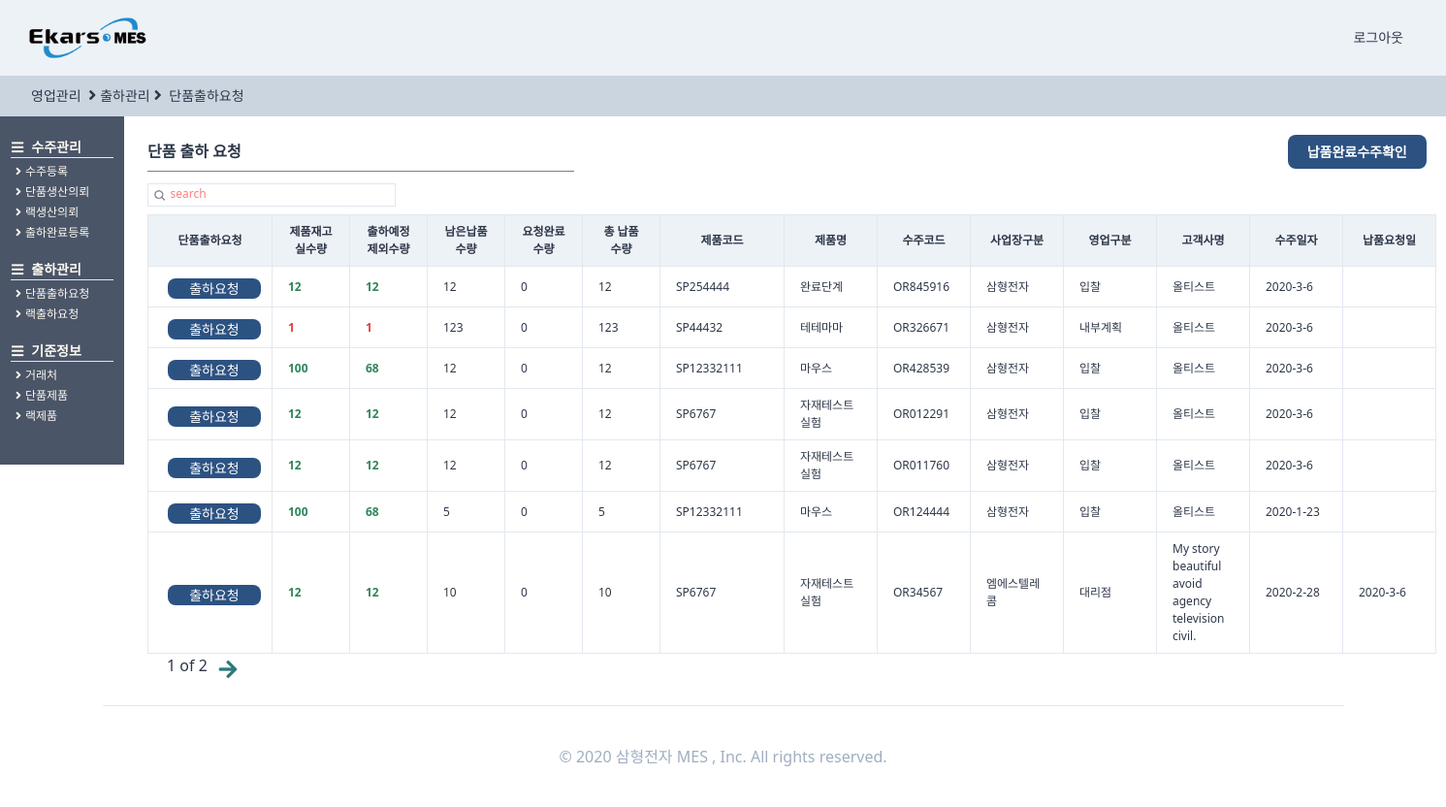
Page /stocksingle/ordersingleout/ (signed in) on the earlier database version.
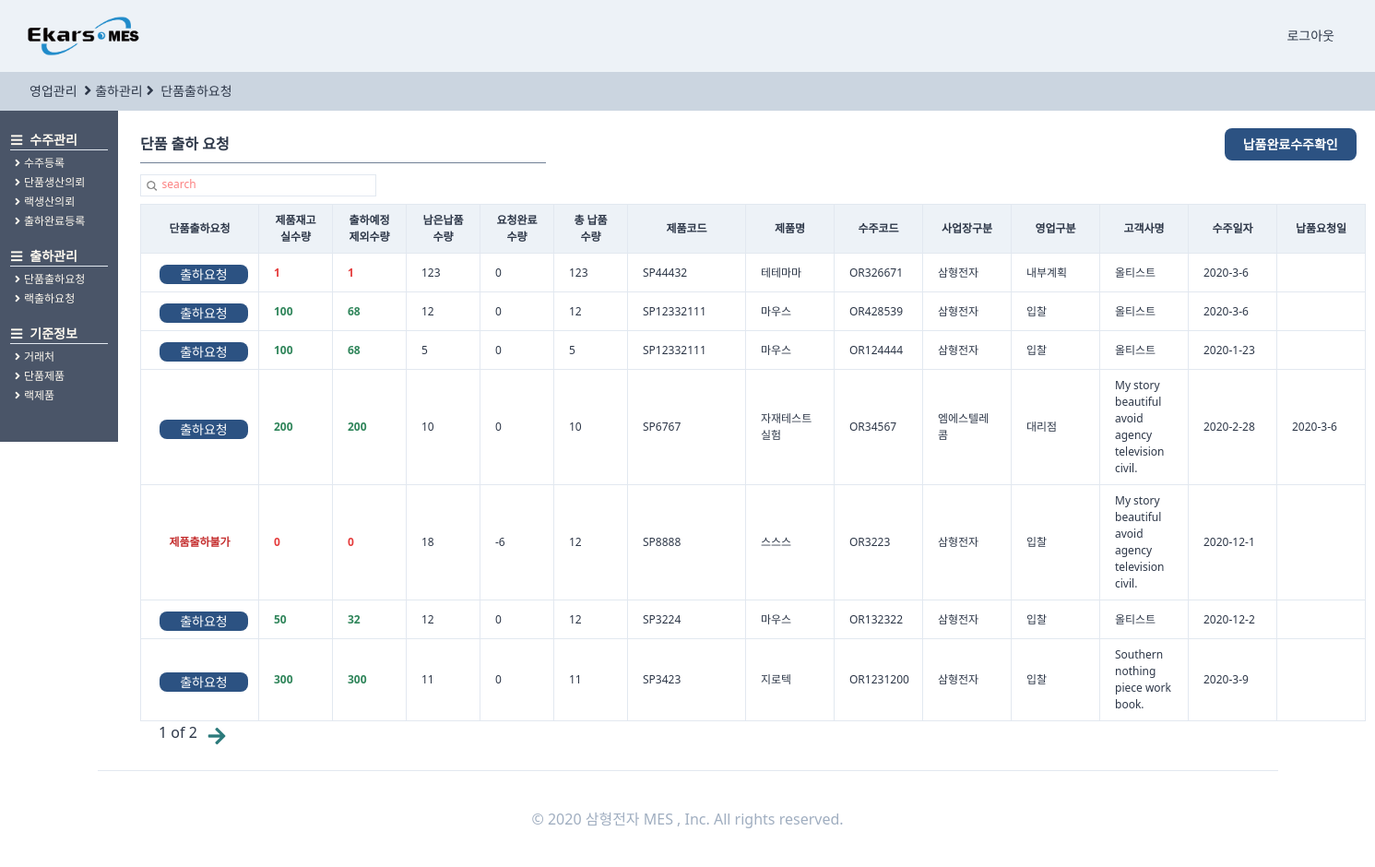
Same page on the later database version.
### orders/models.py (models this page shows, shortened)
class OrderRegister(TimeStampedModel):
    입찰 = "입찰"
    대리점 = "대리점"
    AS = "A/S"
    내부계획 = "내부계획"
    영업구분_CHOICES = ((입찰, "입찰"), (대리점, "대리점"), (AS, "A/S"), (내부계획, "내부계획"))
    삼형전자 = "삼형전자"
    엠에스텔레콤 = "엠에스텔레콤"
    사업장구분_CHOICES = (
        (삼형전자, "삼형전자"),
        (엠에스텔레콤, "엠에스텔레콤"),
    )
    출하완료 = "출하완료"
    출하미완료 = "출하미완료"
    출하구분_CHOICES = (
        (출하완료, "출하완료"),
        (출하미완료, "출하미완료"),
    )
    단품 = "단품"
    랙 = "랙"
    제품구분_CHOICES = (
        (단품, "단품"),
        (랙, "랙"),
    )
    랙생산의뢰 = models.ForeignKey(
        "self", related_name="단품생산의뢰", on_delete=models.SET_NULL, null=True, blank=True
    )
    작성자 = models.ForeignKey(
        users_models.User,
        related_name="수주등록",
        on_delete=models.SET_NULL,
        null=True,
        blank=True,
    )
    수주코드 = models.CharField(max_length=50)
    영업구분 = models.CharField(choices=영업구분_CHOICES, max_length=10, blank=True, default=입찰)
    제품구분 = models.CharField(choices=제품구분_CHOICES, max_length=10, blank=True, default=단품)
    사업장구분 = models.CharField(
        choices=사업장구분_CHOICES, max_length=10, blank=True, default=삼형전자
    )
    수주일자 = models.DateField(auto_now=False, auto_now_add=False)
    고객사명 = models.ForeignKey(
        SI_models.CustomerPartner,
        related_name="수주등록",
        on_delete=models.SET_NULL,
        null=True,
        blank=True,
    )
    현장명 = models.CharField(max_length=50)
    납품요청일 = models.DateField(auto_now=False, auto_now_add=False, blank=True, null=True)
    납품수량 = models.IntegerField()
    특이사항 = models.TextField(blank=True)
    단품모델 = models.ForeignKey(
        SI_models.SingleProduct,
        related_name="수주등록",
        on_delete=models.SET_NULL,
        null=True,
        blank=True,
    )
    랙모델 = models.ForeignKey(
        SI_models.RackProduct,
        related_name="수주등록",
        on_delete=models.SET_NULL,
        null=True,
        blank=True,
    )
    출하구분 = models.CharField(
        choices=출하구분_CHOICES, max_length=10, blank=True, default=출하미완료
    )
    class Meta:
        verbose_name = "수주등록"
        verbose_name_plural = "수주등록"
    def singlestock(self):
        return self.단품모델.단품재고.실수량
    def singlestockincludeexception(self):
        return self.단품모델.단품재고.출하요청제외수량
    def leftsingle(self):
        left = 0
        try:
            for q in self.단품출하요청.all():
                left += q.출하요청수량
        except:
            pass
        return left
    def needtoout(self):
        needtoout = self.납품수량 - self.leftsingle()
        return needtoout

### stocksingle/models.py (models this page shows, shortened)
class StockOfSingleProduct(TimeStampedModel):
    단품 = models.OneToOneField(
        SI_models.SingleProduct, related_name="단품재고", on_delete=models.CASCADE
    )
    실수량 = models.IntegerField(null=True, blank=True, default=0)
    입고요청포함수량 = models.IntegerField(null=True, blank=True, default=0)
    출하요청제외수량 = models.IntegerField(null=True, blank=True, default=0)
    class Meta:
        verbose_name = "단품재고"
        verbose_name_plural = "단품재고"

class StockOfSingleProductOutRequest(TimeStampedModel):
    수주AS_CHOICES = (("수주", "수주"), ("AS", "AS"))
    수주AS = models.CharField(
        choices=수주AS_CHOICES, max_length=10, default="수주", null=True, blank=True,
    )
    단품 = models.ForeignKey(
        SI_models.SingleProduct,
        related_name="단품출하요청",
        on_delete=models.CASCADE,
        null=True,
        blank=True,
    )
    수주 = models.ForeignKey(
        orders_models.OrderRegister,
        related_name="단품출하요청",
        on_delete=models.CASCADE,
        null=True,
        blank=True,
    )
    AS = models.ForeignKey(
        AS_models.ASVisitContents,
        related_name="단품출하요청",
        on_delete=models.CASCADE,
        null=True,
        blank=True,
    )
    고객사 = models.ForeignKey(
        SI_models.CustomerPartner,
        related_name="단품출하요청",
        on_delete=models.SET_NULL,
        null=True,
        blank=True,
    )
    출하요청수량 = models.IntegerField()
    출하요청자 = models.ForeignKey(
        users_models.User, related_name="단품출하요청", on_delete=models.SET_NULL, null=True,
    )
    출하요청일 = models.DateField(auto_now=False, auto_now_add=True)
    출하희망일 = models.DateField(auto_now=False, auto_now_add=False, null=True, blank=True)
    class Meta:
        verbose_name = "단품출하요청"
        verbose_name_plural = "단품출하요청"

### StandardInformation/models.py (models this page shows, shortened)
class SingleProduct(TimeStampedModel):
    작성자 = models.ForeignKey(
        "users.User", related_name="단품제품작성자", on_delete=models.SET_NULL, null=True
    )
    작성일 = models.DateField(auto_now=True, auto_now_add=False)
    모델코드 = models.CharField(max_length=80, blank=True)
    모델명 = models.CharField(max_length=30, blank=True)
    규격 = models.CharField(max_length=80, blank=True)
    단위 = models.CharField(max_length=10, blank=True)
    단가 = models.IntegerField(null=True)
    class Meta:
        verbose_name = "단품제품"
        verbose_name_plural = "단품제품"

class CustomerPartner(TimeStampedModel):
    고객 = "고객"
    대리점 = "대리점"
    공급처 = "공급처"
    거래처_CHOICES = (
        (고객, "고객"),
        (대리점, "대리점"),
        (공급처, "공급처"),
    )
    고객작성자 = models.ForeignKey(
        "users.User", related_name="고객거래처작성자", on_delete=models.SET_NULL, null=True
    )
    작성일 = models.DateField(auto_now=True, auto_now_add=False)
    거래처구분 = models.CharField(choices=거래처_CHOICES, max_length=4, default=공급처)
    거래처코드 = models.CharField(max_length=50, null=True)
    거래처명 = models.CharField(max_length=70, null=True)
    사업자등록번호 = models.CharField(max_length=50, null=True)
    고객담당자 = models.ForeignKey(
        "users.User", related_name="고객거래처담당자", on_delete=models.SET_NULL, null=True
    )
    연락처 = models.CharField(max_length=50, blank=True)
    이메일 = models.EmailField(max_length=254)
    사업장주소 = models.CharField(max_length=70, blank=True, null=True)
    사업자등록증첨부 = models.FileField(blank=True, null=True)
    특이사항 = models.TextField(blank=True, null=True)
    사용여부 = models.BooleanField(default=False)
    class Meta:
        verbose_name = "고객"
        verbose_name_plural = "고객"
    def __str__(self):
        return self.거래처명

### stocksingle/views.py (the view, shortened to what this page needs)
# urls.py: path("ordersingleout/", views.ordersingleout, name="ordersingleout"),
def ordersingleout(request):
    user = request.user
    search = request.GET.get("search")
    if search is None:
        order = (
            OR_models.OrderRegister.objects.filter(제품구분="단품")
            .filter(작성자=user)
            .filter(출하구분="출하미완료")
            .order_by("-created")
        )
        s_bool = False
    pagediv = 7
    totalpage = int(math.ceil(len(order) / pagediv))
    paginator = Paginator(order, pagediv, orphans=0)
    page = request.GET.get("page", "1")
    order = paginator.get_page(page)
    nextpage = int(page) + 1
    previouspage = int(page) - 1
    notsamebool = True
    nonpage = False
    if totalpage == 0:
        nonpage = True
    if int(page) == totalpage:
        notsamebool = False
    if (search is None) or (search == ""):
        search = "search"
    return render(
        request,
        "stocksingle/ordersingleout.html",
        {
            "order": order,
            "search": search,
            "page": page,
            "totalpage": totalpage,
            "notsamebool": notsamebool,
            "nextpage": nextpage,
            "previouspage": previouspage,
            "s_bool": s_bool,
            "nonpage": nonpage,
            "최종검사완료": "최종검사완료",
            "최종검사의뢰완료": "최종검사의뢰완료",
            "수주등록완료": "수주등록완료",
            "생산의뢰완료": "생산의뢰완료",
            "None": None,
            "no": "",
        },
    )

### templates/stocksingle/ordersingleout.html (shortened to what the changed rows need)
{%extends "orders/ordershome.html"%}
{%load static%}
{%block main_contens%}
<div class="w-11/12 h-full ml-32 -mt-6 font-normal pt-12 flex flex-row">
    <div class="flex flex-col p-6 w-full ">
        <div class="flex ">
            <div class="flew flex-col">
                <table class="table-fixed font-light text-xs w-full">
                    <thead>
                        <tr>
                            <th class="border bg-gray-200 px-2 py-2   w-32">단품출하요청</th>
                            <th class="border bg-gray-200 px-2 py-2 w-20">제품재고<div>실수량</div>
                            </th>
                            <th class="border bg-gray-200 px-2 py-2 w-20">출하예정<div>제외수량</div>
                            </th>
                            <th class="border bg-gray-200 px-2 py-2 w-20">남은납품<div>수량</div>
                            </th>
                            <th class="border bg-gray-200 px-2 py-2 w-20">요청완료<div>수량</div>
                            </th>
                            <th class="border bg-gray-200 px-4 py-2 w-20 text-xs">총 납품<div>수량</div>
                            </th>
                            <th class="border bg-gray-200 px-4 py-2 w-32">제품코드</th>
                            <th class="border bg-gray-200 px-4 py-2 w-24">제품명</th>
                            <th class="border bg-gray-200 px-4 py-2 w-24">수주코드</th>
                            <th class="border bg-gray-200 px-4 py-2 w-24">사업장구분</th>
                            <th class="border bg-gray-200 px-4 py-2 w-24">영업구분</th>
                            <th class="border bg-gray-200 px-4 py-2 w-24">고객사명</th>
                            <th class="border bg-gray-200 px-4 py-2 w-24">수주일자</th>
                            <th class="border bg-gray-200 px-4 py-2 w-24">납품요청일</th>
                        </tr>
                    </thead>
                    <tbody>
                        {%for list in order%}
                        <tr>
                            <td
                                class="border px-2 py-2 font-bold
                            text-blue-800 justify-center text-center {%if list.needtoout <= 0%} bg-gray-500 text-white{%endif%}">
                                {%if list.needtoout <= 0%}
                                <a href="{%url "orders:endorderforoutforstock" list.pk %}">
                                    <div class="btn-link bg-green-700 hover:bg-teal-800 hover:font-bold mt-1 mb-0 ml-3">
                                        남품완료
                                    </div>
                                </a>
                                {%else%}
                                {%if list.singlestockincludeexception == no or list.singlestockincludeexception == 0 %}
                                <span class="text-red-700">제품출하불가</span>
                                {%else%}
                                <a href="{%url "stocksingle:ordersingleoutregister" list.pk %}">
                                    <div class="btn-link hover:bg-teal-800 hover:font-bold mt-1 mb-0 ml-3">출하요청
                                    </div>
                                </a>
                                {%endif%}
                                {%endif%}
                            </td>
                            <td class="border px-4 py-2
                                {%if list.singlestock < list.needtoout%}
                                text-red-600 font-semibold
                                {%else%}
                                text-green-700 font-semibold
                                {%endif%} {%if list.needtoout <= 0%} bg-gray-500 text-white{%endif%}">
                                {{list.singlestock}}</td>
                            <td class="border px-4 py-2
                                {%if list.singlestockincludeexception < list.needtoout%}
                                text-red-600 font-semibold
                                {%else%}
                                text-green-700 font-semibold
                                {%endif%} {%if list.needtoout <= 0%} bg-gray-500 text-white{%endif%}">
                                {{list.singlestockincludeexception}}</td>
                            <td class="border px-4 py-2 {%if list.needtoout <= 0%} bg-gray-500 text-white{%endif%}">
                                {{list.needtoout}}</td>
                            <td class="border px-4 py-2 {%if list.needtoout <= 0%} bg-gray-500 text-white{%endif%}">
                                {{list.leftsingle}}</td>
                            <td class="border px-4 py-2 {%if list.needtoout <= 0%} bg-gray-500 text-white{%endif%}">
                                {{list.납품수량}}</td>
                            {%if list.제품구분 == "단품"%}
                            <td class="border px-4 py-2 {%if list.needtoout <= 0%} bg-gray-500 text-white{%endif%}">
                                {{list.단품모델.모델코드}}</td>
                            <td class="border px-4 py-2 {%if list.needtoout <= 0%} bg-gray-500 text-white{%endif%}">
                                {{list.단품모델.모델명}}</td>
                            {%else%}
                            <td class="border px-4 py-2 {%if list.needtoout <= 0%} bg-gray-500 text-white{%endif%}">
                                {{list.랙모델.랙시리얼코드}}</td>
                            <td class="border px-4 py-2 {%if list.needtoout <= 0%} bg-gray-500 text-white{%endif%}">
                                {{list.랙모델.랙모델명}}</td>
                            {%endif%}
                            <td
                                class="border px-4 py-2 {%if list.needtoout <= 0%} bg-gray-500 text-white{%endif%}  hover:text-blue-700 hover:font-bold ">
                                <a href="{%url "orders:orderdetail" list.pk %}">
                                    {{list.수주코드}}</a></td>
                            <td class="border px-4 py-2 {%if list.needtoout <= 0%} bg-gray-500 text-white{%endif%}">
                                {{list.사업장구분}}</td>
                            <td class="border px-4 py-2 {%if list.needtoout <= 0%} bg-gray-500 text-white{%endif%}">
                                {{list.영업구분}}</td>
                            <td class="border px-4 py-2 {%if list.needtoout <= 0%} bg-gray-500 text-white{%endif%}">
                                {{list.고객사명}}</td>
                            <td class="border px-4 py-2 {%if list.needtoout <= 0%} bg-gray-500 text-white{%endif%}">
                                {{list.수주일자.year}}-{{list.수주일자.month}}-{{list.수주일자.day}}</td>
                            <td class="border px-4 py-2 {%if list.needtoout <= 0%} bg-gray-500 text-white{%endif%}">
                                {%if list.납품요청일 is None%}
                                {%else%}
                                {{list.납품요청일.year}}-{{list.납품요청일.month}}-{{list.납품요청일.day}}{%endif%}</td>
                        </tr>
                        {%endfor%}
                    </tbody>
                </table>
            </div>
        </div>
    </div>
</div>
</div>
{%endblock main_contens %}

Differences in the rows shown:
removed OrderRegister: shows "출하요청", singlestock "12", singlestockincludeexception "12", needtoout "12", leftsingle "0", 납품수량 "12", 단품모델.모델코드 "SP254444", 단품모델.모델명 "완료단계", 수주코드 "OR845916", 사업장구분 "삼형전자", 영업구분 "입찰", 고객사명 "올티스트", 수주일자.year "2020", 수주일자.month "3", 수주일자.day "6"
removed OrderRegister: shows "출하요청", singlestock "12", singlestockincludeexception "12", needtoout "12", leftsingle "0", 납품수량 "12", 단품모델.모델코드 "SP6767", 단품모델.모델명 "자재테스트실험", 수주코드 "OR012291", 사업장구분 "삼형전자", 영업구분 "입찰", 고객사명 "올티스트", 수주일자.year "2020", 수주일자.month "3", 수주일자.day "6"
removed OrderRegister: shows "출하요청", singlestock "12", singlestockincludeexception "12", needtoout "12", leftsingle "0", 납품수량 "12", 단품모델.모델코드 "SP6767", 단품모델.모델명 "자재테스트실험", 수주코드 "OR011760", 사업장구분 "삼형전자", 영업구분 "입찰", 고객사명 "올티스트", 수주일자.year "2020", 수주일자.month "3", 수주일자.day "6"
changed through a linked row, OrderRegister "OR34567": singlestock "12" → "200"; singlestockincludeexception "12" → "200"
now on this page (row unchanged): OrderRegister: shows "제품출하불가", singlestock "0", singlestockincludeexception "0", needtoout "18", leftsingle "-6", 납품수량 "12", 단품모델.모델코드 "SP8888", 단품모델.모델명 "스스스", 수주코드 "OR3223", 사업장구분 "삼형전자", 영업구분 "입찰", 고객사명 "My story beautiful avoid agency television civil.", 수주일자.year "2020", 수주일자.month "12", 수주일자.day "1"
now on this page (row unchanged): OrderRegister: shows "출하요청", singlestock "50", singlestockincludeexception "32", needtoout "12", leftsingle "0", 납품수량 "12", 단품모델.모델코드 "SP3224", 단품모델.모델명 "마우스", 수주코드 "OR132322", 사업장구분 "삼형전자", 영업구분 "입찰", 고객사명 "올티스트", 수주일자.year "2020", 수주일자.month "12", 수주일자.day "2"
now on this page (row unchanged): OrderRegister: shows "출하요청", singlestock "300", singlestockincludeexception "300", needtoout "11", leftsingle "0", 납품수량 "11", 단품모델.모델코드 "SP3423", 단품모델.모델명 "지로텍", 수주코드 "OR1231200", 사업장구분 "삼형전자", 영업구분 "입찰", 고객사명 "Southern nothing piece work book.", 수주일자.year "2020", 수주일자.month "3", 수주일자.day "9"
